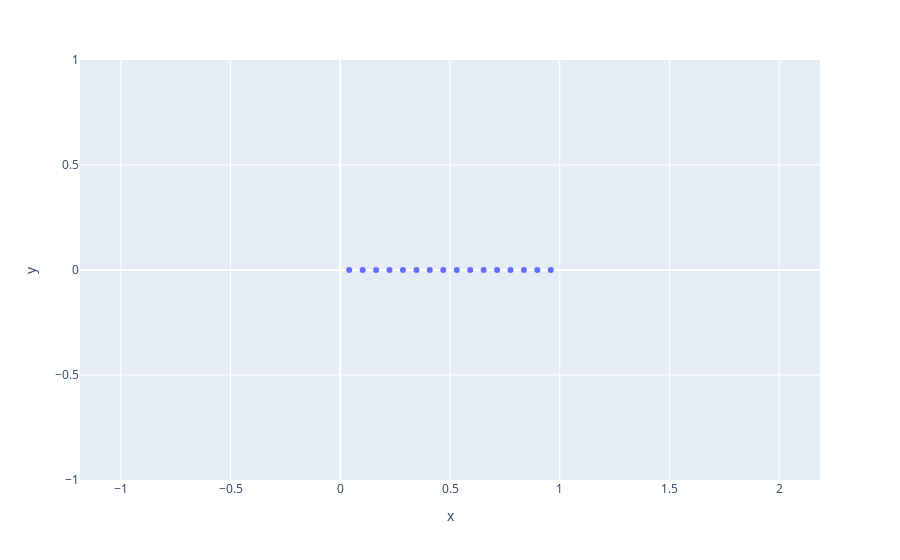

This figure's notebook cell:
### Code cell
x_range = np.linspace(-1, 2)
px.scatter(
x=x_range, y=uniform.logpdf(x_range)

)

### Figure 1 — Plotly figure (JSON) as saved in the notebook; plotly's stock layout.template omitted (floating-point values rounded to 4 significant figures)
{"data": [{"hovertemplate": "x=%{x}<br>y=%{y}<extra></extra>", "legendgroup": "", "marker": {"color": "#636efa", "symbol": "circle"}, "mode": "markers", "name": "", "orientation": "v", "showlegend": false, "type": "scatter", "x": [-1, -0.9388, -0.8776, -0.8163, -0.7551, -0.6939, -0.6327, -0.5714, -0.5102, -0.449, -0.3878, -0.3265, -0.2653, -0.2041, -0.1429, -0.08163, -0.02041, 0.04082, 0.102, 0.1633, 0.2245, 0.2857, 0.3469, 0.4082, 0.4694, 0.5306, 0.5918, 0.6531, 0.7143, 0.7755, 0.8367, 0.898, 0.9592, 1.02, 1.082, 1.143, 1.204, 1.265, 1.327, 1.388, 1.449, 1.51, 1.571, 1.633, 1.694, 1.755, 1.816, 1.878, 1.939, 2], "xaxis": "x", "y": [null, null, null, null, null, null, null, null, null, null, null, null, null, null, null, null, null, 0, 0, 0, 0, 0, 0, 0, 0, 0, 0, 0, 0, 0, 0, 0, 0, null, null, null, null, null, null, null, null, null, null, null, null, null, null, null, null, null], "yaxis": "y"}], "layout": {"legend": {"tracegroupgap": 0}, "margin": {"t": 60}, "xaxis": {"anchor": "y", "domain": [0, 1], "title": {"text": "x"}}, "yaxis": {"anchor": "x", "domain": [0, 1], "title": {"text": "y"}}}}
